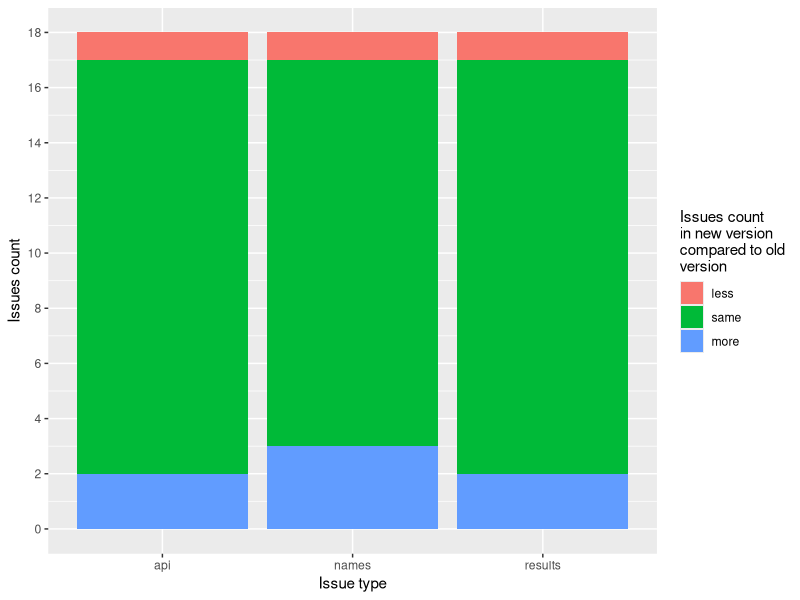
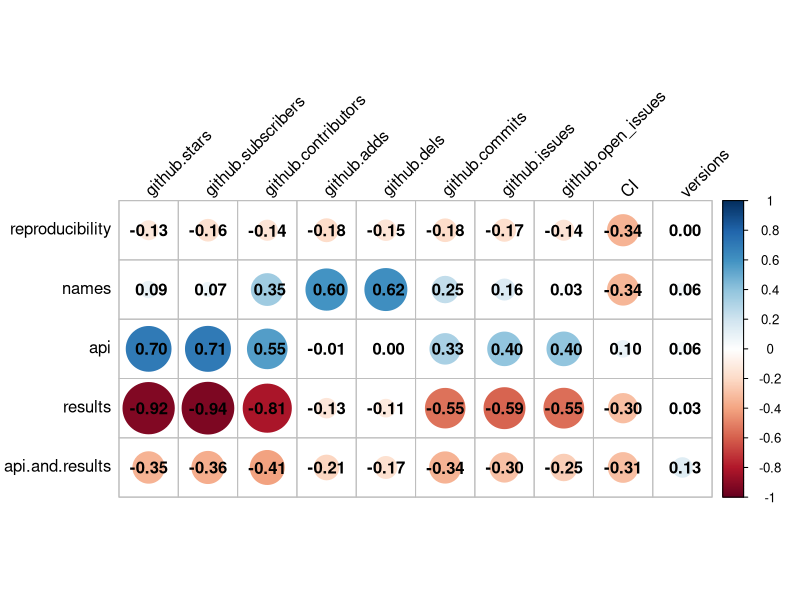

Generate these figures, in order, with R:
## ---- chunk 1
library(kableExtra)
library(dplyr)
read.csv("./1-7-data/repro.csv") %>% knitr::kable(caption = "Tested packages with measured reproducibility") %>% kable_styling(font_size=10) %>% scroll_box(width = "100%", box_css = "border: 0px;")
## ---- chunk 2
library(kableExtra)
library(dplyr)
read.csv("./1-7-data/repro.csv") %>%
  group_by(old.reproducibility, new.reproducibility) %>%
  tally %>%
  (knitr::kable) %>%
  kable_styling(bootstrap_options = "striped", full_width = F, font_size = 11)
## ---- chunk 3
library(ggplot2)
library(dplyr)
read.csv("./1-7-data/issuescompare.csv") %>%
  ggplot(aes(x=name, y=n, fill=as.factor(value))) +
    geom_col() +
    scale_fill_discrete("Issues count\nin new version\ncompared to old\nversion", labels = c("less", "same", "more")) +
    xlab("Issue type") +
    ylab("Issues count") +
    scale_y_continuous(n.breaks=10)
## ---- chunk 4
cordf <- read.csv("./1-7-data/corr.csv")
library(corrplot)
corrplot(cor(cordf[,1:5], cordf[,-(1:5)]), tl.col="black", tl.srt=45, addCoef.col = "black")
